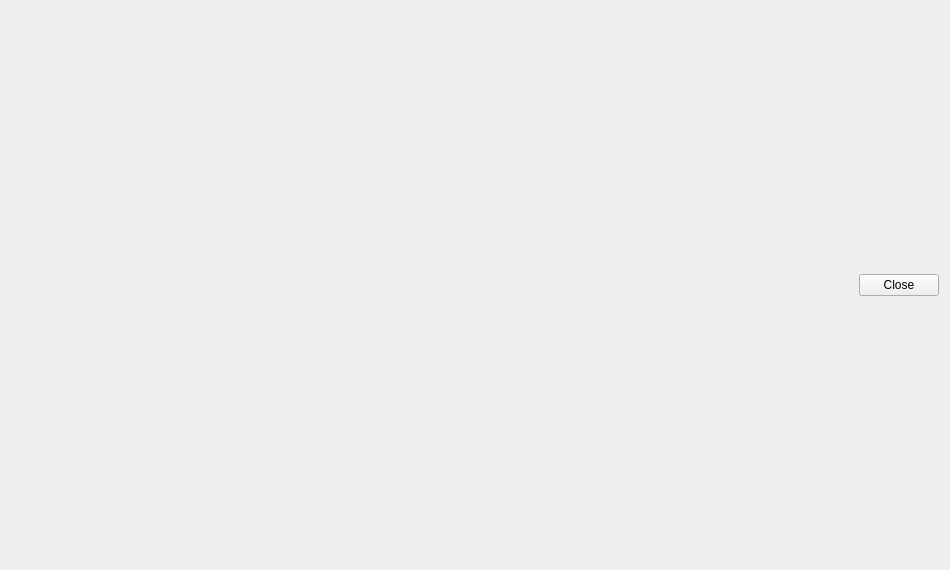
<?xml version="1.0" encoding="UTF-8"?>
<ui version="4.0">
 <class>AmdexSharesDialog</class>
 <widget class="QWidget" name="AmdexSharesDialog">
  <property name="geometry">
   <rect>
    <x>0</x>
    <y>0</y>
    <width>950</width>
    <height>570</height>
   </rect>
  </property>
  <property name="minimumSize">
   <size>
    <width>950</width>
    <height>570</height>
   </size>
  </property>
  <property name="maximumSize">
   <size>
    <width>950</width>
    <height>570</height>
   </size>
  </property>
  <property name="windowTitle">
   <string>Amsterdex Profit Shares</string>
  </property>
  <layout class="QHBoxLayout" name="horizontalLayout">
   <item>
    <widget class="QLabel" name="message">
     <property name="font">
      <font>
       <pointsize>16</pointsize>
      </font>
     </property>
     <property name="text">
      <string/>
     </property>
<property name="pixmap">
        <pixmap resource="../bitcoin.qrc">:/images/amdex_shares</pixmap>
       </property>
     <property name="alignment">
      <set>Qt::AlignCenter</set>
     </property>
    </widget>
   </item>
       <item>
     <widget class="QDialogButtonBox" name="buttonBox">
      <property name="sizePolicy">
       <sizepolicy hsizetype="Maximum" vsizetype="Fixed">
        <horstretch>0</horstretch>
        <verstretch>0</verstretch>
       </sizepolicy>
      </property>
      <property name="toolTip">
       <string>Close the dialog</string>
      </property>
      <property name="orientation">
       <enum>Qt::Horizontal</enum>
      </property>
      <property name="standardButtons">
       <set>QDialogButtonBox::Close</set>
      </property>
      <property name="centerButtons">
       <bool>true</bool>
      </property>
     </widget>
    </item>
  </layout>
 </widget>
 <resources/>
 <connections>
  <connection>
   <sender>buttonBox</sender>
   <signal>clicked(QAbstractButton*)</signal>
   <receiver>AmdexSharesDialog</receiver>
   <slot>close()</slot>
   <hints>
    <hint type="sourcelabel">
     <x>338</x>
     <y>524</y>
    </hint>
    <hint type="destinationlabel">
     <x>215</x>
     <y>276</y>
    </hint>
   </hints>
  </connection>
 </connections>
</ui>
